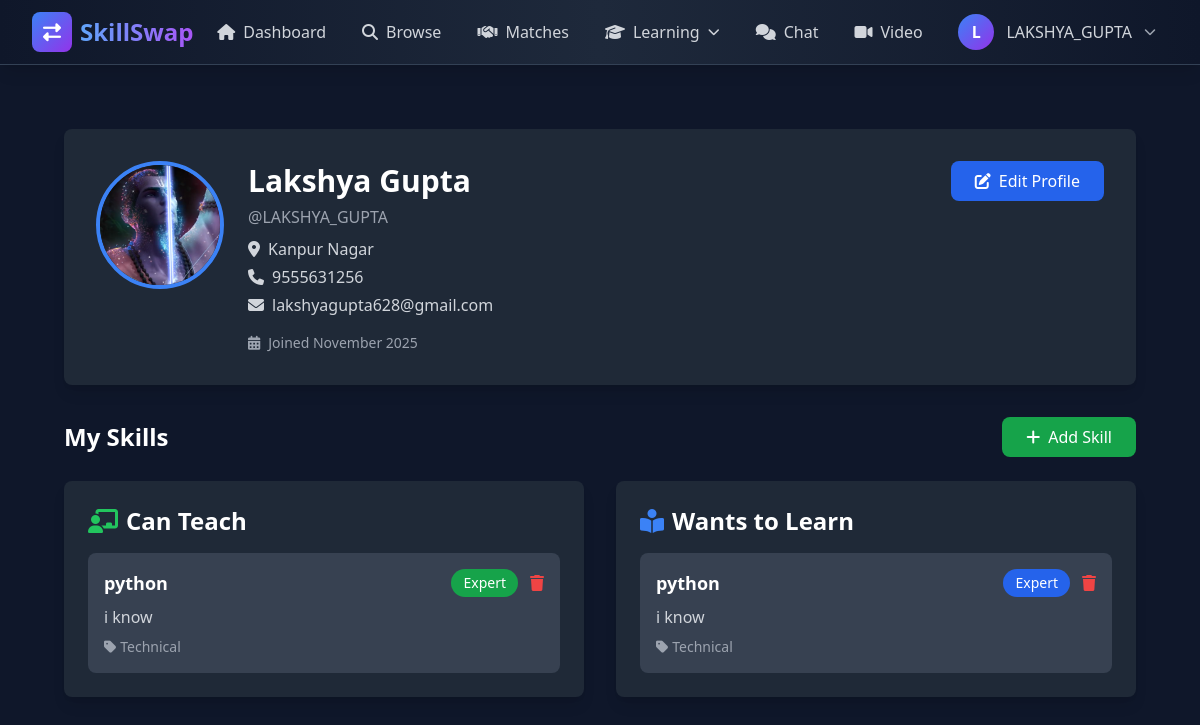
The page /profile/ (signed in) on the database as committed earlier.
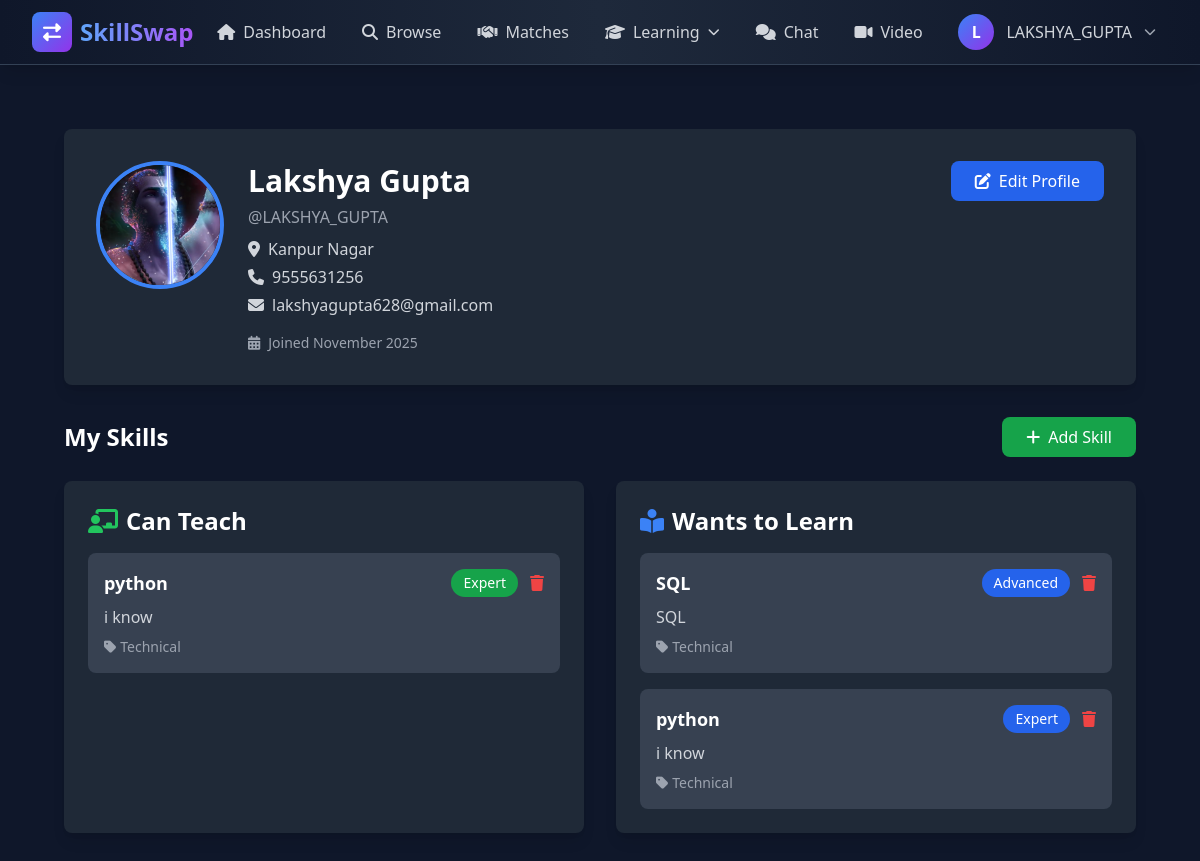
The same page on the database as committed later.
### users/models.py (models this page shows, shortened)
class Skill(models.Model):
    SKILL_TYPES = (
        ('technical', 'Technical'),
        ('non_technical', 'Non-Technical'),
    )
    SKILL_LEVELS = (
        ('beginner', 'Beginner'),
        ('intermediate', 'Intermediate'),
        ('advanced', 'Advanced'),
        ('expert', 'Expert'),
    )
    user = models.ForeignKey(User, on_delete=models.CASCADE, related_name='skills')
    name = models.CharField(max_length=100)
    skill_type = models.CharField(max_length=20, choices=SKILL_TYPES)
    level = models.CharField(max_length=20, choices=SKILL_LEVELS)
    description = models.TextField()
    can_teach = models.BooleanField(default=False)
    want_to_learn = models.BooleanField(default=False)
    created_at = models.DateTimeField(auto_now_add=True)
    class Meta:
        ordering = ['-created_at']

### users/views.py (the view)
# urls.py: path('profile/', views.profile, name='profile'),
@login_required
def profile(request):
    teaching_skills = request.user.skills.filter(can_teach=True)
    learning_interests = request.user.skills.filter(want_to_learn=True)
    context = {
        'profile_user': request.user,
        'teaching_skills': teaching_skills,
        'learning_interests': learning_interests,
    }
    return render(request, 'users/profile.html', context)

### templates/users/profile.html (shortened to what the changed rows need)
{% extends 'base.html' %}
{% block content %}
<div class="max-w-7xl mx-auto px-4 sm:px-6 lg:px-8 py-8">
    <div class="bg-gray-800 rounded-lg shadow-lg p-8 mb-8">
        <div class="flex items-start space-x-6">
            <div class="flex-1">
                <div class="flex items-center justify-between">
                    <h1 class="text-3xl font-bold text-white">{{ profile_user.get_full_name|default:profile_user.username }}</h1>
                </div>
            </div>
        </div>
    </div>
    <div class="mb-6 flex justify-between items-center">
        <h2 class="text-2xl font-bold text-white">My Skills</h2>
    </div>
    <div class="grid grid-cols-1 md:grid-cols-2 gap-8">
        <div class="bg-gray-800 rounded-lg shadow-lg p-6">
            <h2 class="text-2xl font-bold text-white mb-4">
                <i class="fas fa-chalkboard-teacher text-green-500 mr-2"></i>Can Teach
            </h2>
            {% if teaching_skills %}
                <div class="space-y-4">
                    {% for skill in teaching_skills %}
                        <div class="bg-gray-700 rounded-lg p-4">
                            <div class="flex items-center justify-between mb-2">
                                <div class="flex-1">
                                    <div class="flex items-center justify-between">
                                        <h3 class="text-lg font-semibold text-white">{{ skill.name }}</h3>
                                        <span class="px-3 py-1 bg-green-600 text-white text-sm rounded-full">{{ skill.get_level_display }}</span>
                                    </div>
                                </div>
                                {% if user == profile_user %}
                                    <form method="post" action="{% url 'users:delete_skill' skill.pk %}" class="ml-3" onsubmit="return confirm('Are you sure you want to delete this skill?');">
                                        <button type="submit" class="text-red-500 hover:text-red-600 transition duration-200">
                                            <i class="fas fa-trash"></i>
                                        </button>
                                    </form>
                                {% endif %}
                            </div>
                            {% if skill.description %}
                                <p class="text-gray-300">{{ skill.description }}</p>
                            {% endif %}
                            <p class="text-gray-400 text-sm mt-2">
                                <i class="fas fa-tag mr-1"></i>{{ skill.get_skill_type_display }}
                            </p>
                        </div>
                    {% endfor %}
                </div>
            {% else %}
                <p class="text-gray-400">No teaching skills listed yet.</p>
            {% endif %}
        </div>
        <div class="bg-gray-800 rounded-lg shadow-lg p-6">
            <h2 class="text-2xl font-bold text-white mb-4">
                <i class="fas fa-book-reader text-blue-500 mr-2"></i>Wants to Learn
            </h2>
            {% if learning_interests %}
                <div class="space-y-4">
                    {% for interest in learning_interests %}
                        <div class="bg-gray-700 rounded-lg p-4">
                            <div class="flex items-center justify-between mb-2">
                                <div class="flex-1">
                                    <div class="flex items-center justify-between">
                                        <h3 class="text-lg font-semibold text-white">{{ interest.name }}</h3>
                                        <span class="px-3 py-1 bg-blue-600 text-white text-sm rounded-full">{{ interest.get_level_display }}</span>
                                    </div>
                                </div>
                                {% if user == profile_user %}
                                    <form method="post" action="{% url 'users:delete_skill' interest.pk %}" class="ml-3" onsubmit="return confirm('Are you sure you want to delete this skill?');">
                                        <button type="submit" class="text-red-500 hover:text-red-600 transition duration-200">
                                            <i class="fas fa-trash"></i>
                                        </button>
                                    </form>
                                {% endif %}
                            </div>
                            {% if interest.description %}
                                <p class="text-gray-300">{{ interest.description }}</p>
                            {% endif %}
                            <p class="text-gray-400 text-sm mt-2">
                                <i class="fas fa-tag mr-1"></i>{{ interest.get_skill_type_display }}
                            </p>
                        </div>
                    {% endfor %}
                </div>
            {% else %}
                <p class="text-gray-400">No learning interests listed yet.</p>
            {% endif %}
        </div>
    </div>
</div>
{% endblock %}

Rows that differ between the two databases and show on the page:
added Skill: name "SQL", level "Advanced", description "SQL", skill_type "Technical", shown under "Wants to Learn"
